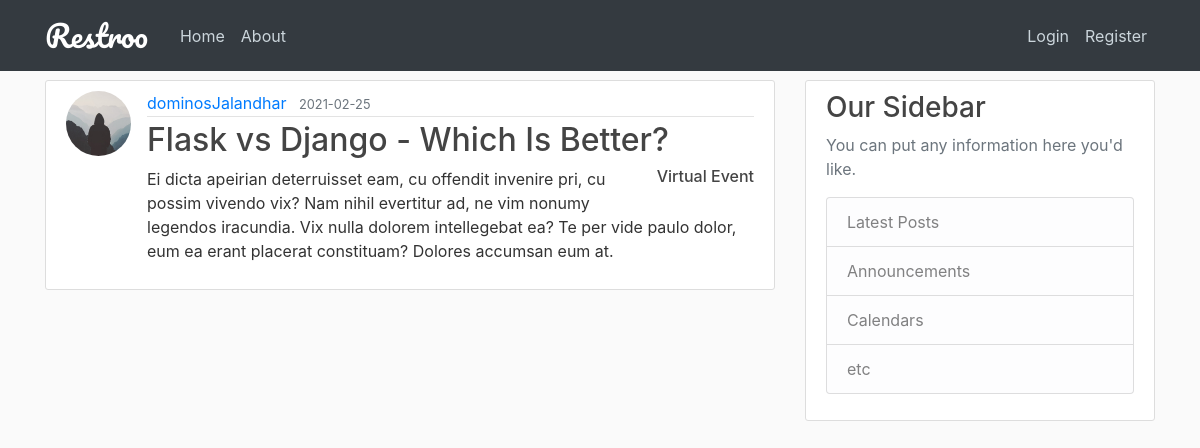
/post/10, run on the app's committed database.
### restroo/models.py (models this page shows, shortened)
class User(db.Model, UserMixin):
    id = db.Column(db.Integer, primary_key=True)
    name = db.Column(db.String(100), nullable=False)
    username = db.Column(db.String(20), unique=True, nullable=False)
    email = db.Column(db.String(120), unique=True, nullable=False)
    address = db.Column(db.Text, nullable=False)
    contact = db.Column(db.Integer, nullable=False)
    role = db.Column(db.String(20), nullable=False, default="customer")
    image_file = db.Column(db.String(20), nullable=False, default='default.jpg')
    password = db.Column(db.String(60), nullable=False)
    table = db.relationship('Tables', backref='restaurant', lazy=True)
    medias = db.relationship('Media', backref='uploader', lazy=True)
    posts = db.relationship('Post', back_populates='author', lazy=True)
    bookings = db.relationship('Booking', back_populates='booker', lazy=True,
                               primaryjoin='User.id==Booking.cust_id')
    reserves = db.relationship('Booking', back_populates='bookplace', lazy=True,
                               primaryjoin='User.id==Booking.rest_id')
    reviewed_by = db.relationship('Review', back_populates='reviewer', lazy=True,
                                  primaryjoin='User.id==Review.cust_id')
    reviewed_at = db.relationship('Review', back_populates='reviewplace', lazy=True,
                                  primaryjoin='User.id==Review.rest_id')

class Post(db.Model):
    id = db.Column(db.Integer, primary_key=True)
    title = db.Column(db.String(100), nullable=False)
    date_posted = db.Column(db.DateTime, nullable=False, default=datetime.utcnow)
    content = db.Column(db.Text, nullable=False)
    category = db.Column(db.String(20), nullable=False)
    rest_id = db.Column(db.Integer, db.ForeignKey('user.id'), nullable=False)
    author = db.relationship('User', back_populates='posts')

### restroo/routes.py (the view)
@app.route("/post/<int:post_id>")
def post(post_id):
    post = Post.query.get_or_404(post_id)
    return render_template('post.html', title=post.title, post=post)

### restroo/templates/post.html (shortened to what this page needs)
{% extends "layout.html" %}
{% block content %}
        <article class="media content-section">
        <img class="rounded-circle article-img" src="{{ url_for('static', filename='profile_pics/' + post.author.image_file) }}">
          <div class="media-body">
            <div class="article-metadata">
              <a class="mr-2" href="#">{{ post.author.username }}</a>
              <small class="text-muted">{{ post.date_posted.strftime('%Y-%m-%d') }}</small>
            </div>
            <h2 class="article-title">{{ post.title }}</h2>
              <h6 style="float: right"><a class="article-title" href="#">{{ post.category }}</a></h6>
            <p class="article-content">{{ post.content }}</p>
          </div>
        </article>
{% endblock content %}

### restroo/static/main.css (style rules this page uses)
body { background: #fafafa; color: #333333; margin-top: 5rem; }
h1, h2, h3, h4, h5, h6 { color: #444444; }
.content-section { background: #ffffff; padding: 10px 20px; border: 1px solid #dddddd; border-radius: 3px; margin-bottom: 20px; }
.article-title { color: #444444; }
.article-content { white-space: pre-line; }
.article-img { height: 65px; width: 65px; margin-right: 16px; }
.article-metadata { padding-bottom: 1px; margin-bottom: 4px; border-bottom: 1px solid #e3e3e3 }

### data on the page
User: image_file (placeholder picture), author.username "dominosJalandhar"
Post: date_posted "2021-02-25", title "Flask vs Django - Which Is Better?", category "Virtual Event", content "Ei dicta apeirian deterruisset eam, cu offendit invenire pri, cu possim vivendo vix? Nam nihil evertitur ad, ne vim nonumy legendos iracundia. Vix nulla dolorem intellegebat ea? Te per vide paulo dolor, eum ea erant placerat constituam? Dolores accumsan eum at."
